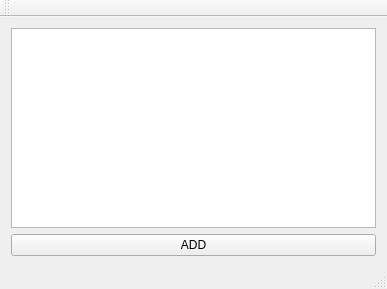
<?xml version="1.0" encoding="UTF-8"?>
<ui version="4.0">
 <class>MainWindow</class>
 <widget class="QMainWindow" name="MainWindow">
  <property name="geometry">
   <rect>
    <x>0</x>
    <y>0</y>
    <width>387</width>
    <height>289</height>
   </rect>
  </property>
  <property name="windowTitle">
   <string>MainWindow</string>
  </property>
  <widget class="QWidget" name="centralWidget">
   <layout class="QVBoxLayout" name="verticalLayout">
    <item>
     <widget class="QListWidget" name="listWidget"/>
    </item>
    <item>
     <widget class="QPushButton" name="pushButton">
      <property name="text">
       <string>ADD</string>
      </property>
     </widget>
    </item>
   </layout>
  </widget>
  <widget class="QMenuBar" name="menuBar">
   <property name="geometry">
    <rect>
     <x>0</x>
     <y>0</y>
     <width>387</width>
     <height>22</height>
    </rect>
   </property>
  </widget>
  <widget class="QToolBar" name="mainToolBar">
   <attribute name="toolBarArea">
    <enum>TopToolBarArea</enum>
   </attribute>
   <attribute name="toolBarBreak">
    <bool>false</bool>
   </attribute>
  </widget>
  <widget class="QStatusBar" name="statusBar"/>
 </widget>
 <layoutdefault spacing="6" margin="11"/>
 <resources/>
 <connections/>
</ui>
